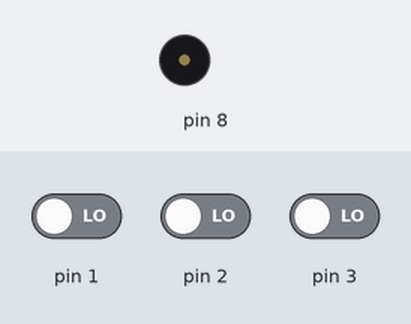
Bench run of a sketch on a simulated Arduino Uno, built with avr-gcc and run on an emulated ATmega328P. On the bench: buzzer (waves = sounding). The test bench sets the inputs (shaded band); at power-on: pin 1 LOW, pin 2 LOW, pin 3 LOW.

Above: at 1.2 s.
1.3 s: pin 1 driven HIGH
At 2.2 s:
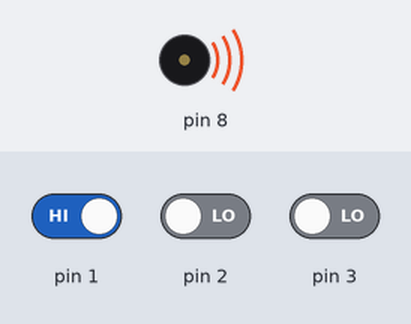
Timing chart, 0 to 4.3 s (numbered marks = the images above; inputs shaded):
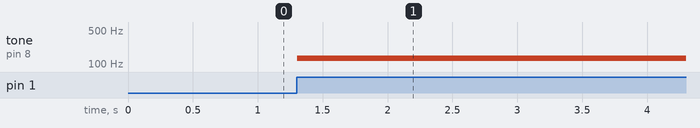

The sketch:

master_keyboard_usb_midi.ino
```cpp
#include <MIDI.h>

/*
  Keyboard

  Plays a pitch that changes based on a changing
  input circuit:
  * 3 pushbuttons from +5V to analog in 0 through
  3
  * 3 10K resistors from analog in 0 through 3 to
  ground
  * 8-ohm speaker on digital pin 8
*/
MIDI_CREATE_DEFAULT_INSTANCE();

int pos = 0;
int c = 0;
int d = 0;
int e = 0;

void setup()
{
	pinMode(1, INPUT);
	pinMode(8, OUTPUT);
	pinMode(2, INPUT);
	pinMode(3, INPUT);
}

void loop()
{
	// if button press on A0 is detected
	if (digitalRead(1) == HIGH) {
		tone(8, 130, 100); // play tone 57 (A4 = 440 Hz)
		c = 1;
	}
	// if button press on A1 is detected
	if (digitalRead(2) == HIGH) {
		tone(8, 146, 100); // play tone 59 (B4 = 494 Hz)
		d = 1;
	}
	// if button press on A0 is detected
	if (digitalRead(3) == HIGH) {
		tone(8, 164, 100); // play tone 60 (C5 = 523 Hz)
		e = 1;
	}


	delay(10); // Delay a little bit to improve simulation performance

}
```

Measured:
- after the input at 1.3 s, tone on pin 8: silent → 130 Hz at once
